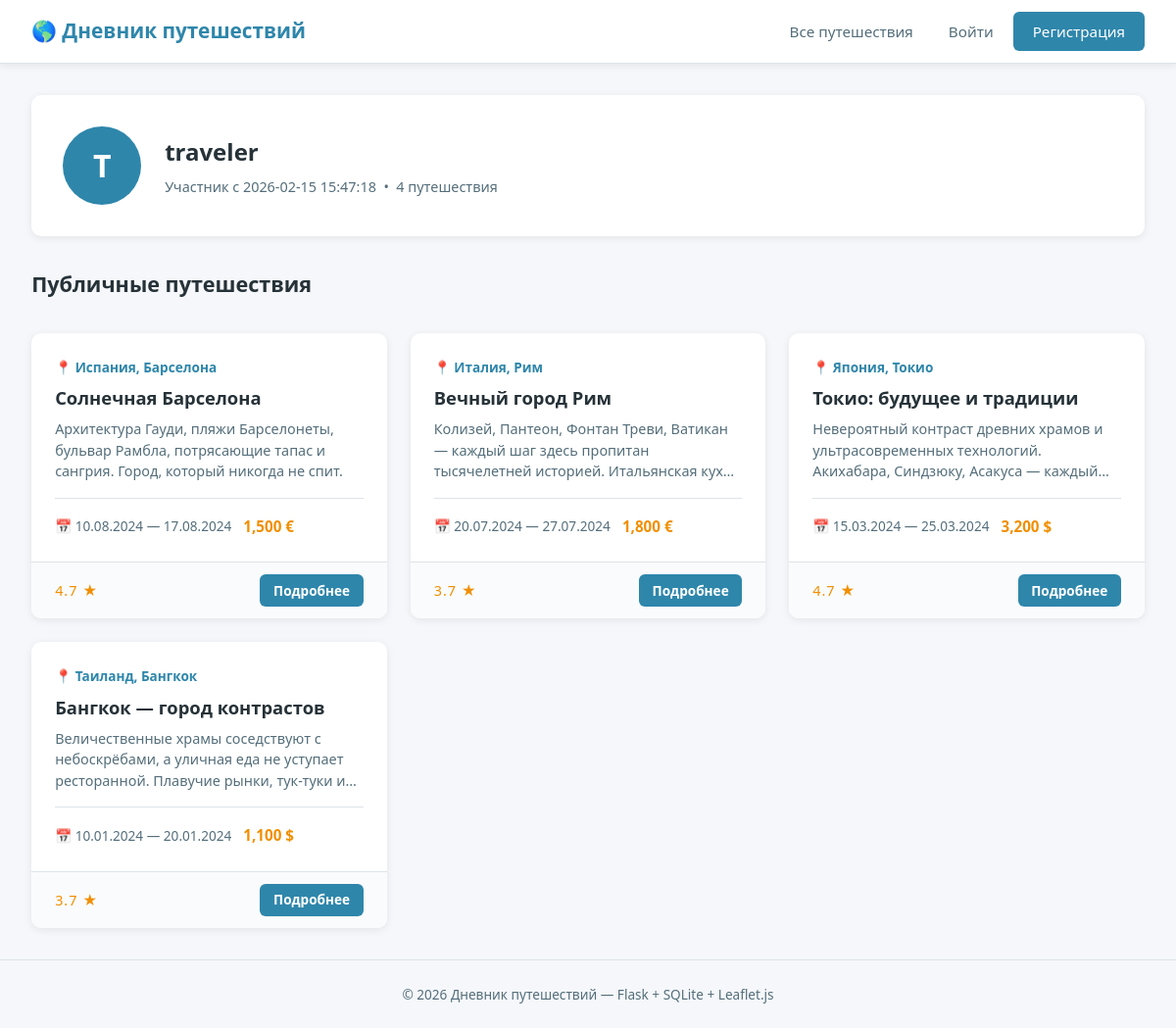
The app's page /user/traveler with its own data.
### tables this page shows
CREATE TABLE users (
            id INTEGER PRIMARY KEY AUTOINCREMENT,
            username TEXT NOT NULL UNIQUE,
            email TEXT NOT NULL UNIQUE,
            password_hash TEXT NOT NULL,
            created_at TIMESTAMP DEFAULT CURRENT_TIMESTAMP
        );

CREATE TABLE trips (
            id INTEGER PRIMARY KEY AUTOINCREMENT,
            user_id INTEGER NOT NULL,
            title TEXT NOT NULL,
            description TEXT,
            country TEXT NOT NULL,
            city TEXT NOT NULL,
            latitude REAL,
            longitude REAL,
            date_start DATE,
            date_end DATE,
            total_cost REAL,
            currency TEXT DEFAULT 'RUB',
            rating_convenience INTEGER DEFAULT 0,
            rating_safety INTEGER DEFAULT 0,
            rating_nature INTEGER DEFAULT 0,
            visibility TEXT DEFAULT 'public',
            created_at TIMESTAMP DEFAULT CURRENT_TIMESTAMP,
            FOREIGN KEY (user_id) REFERENCES users(id)
        );

### app.py (the view)
@app.route('/user/<username>')
def user_profile(username):
    db = get_db()
    user = db.execute(
        'SELECT * FROM users WHERE username = ?', (username,)
    ).fetchone()
    if not user:
        abort(404)
    trips = db.execute(
        '''SELECT * FROM trips
           WHERE user_id = ? AND visibility = 'public'
           ORDER BY date_start DESC''',
        (user['id'],)
    ).fetchall()
    return render_template('profile.html', profile_user=user, trips=trips)

### app.py (called while the page is built)
def get_db():
    if 'db' not in g:
        g.db = sqlite3.connect(app.config['DATABASE'])
        g.db.row_factory = sqlite3.Row
        g.db.execute('PRAGMA foreign_keys = ON')
    return g.db

@app.template_filter('currency_symbol')
def currency_symbol_filter(currency_code):
    return CURRENCY_SYMBOLS.get(currency_code, currency_code)

@app.template_filter('format_date')
def format_date_filter(date_str):
    if not date_str:
        return ''
    try:
        dt = datetime.strptime(str(date_str), '%Y-%m-%d')
        return dt.strftime('%d.%m.%Y')
    except (ValueError, TypeError):
        return str(date_str)

@app.template_filter('avg_rating')
def avg_rating_filter(trip):
    ratings = [
        trip['rating_convenience'] or 0,
        trip['rating_safety'] or 0,
        trip['rating_nature'] or 0,
    ]
    valid = [r for r in ratings if r > 0]
    if not valid:
        return 0
    return round(sum(valid) / len(valid), 1)

### templates/profile.html (shortened to what this page needs)
{% extends "base.html" %}
{% block content %}
<div class="profile-header">
    <div class="profile-avatar">
        {{ profile_user.username[0]|upper }}
    </div>
    <div class="profile-info">
        <h1>{{ profile_user.username }}</h1>
        <p>
            Участник с {{ profile_user.created_at|format_date if profile_user.created_at else 'недавних пор' }}
            &nbsp;&bull;&nbsp;
            {{ trips|length }}
            {% set count = trips|length %}
            {% if count == 1 %}путешествие
            {% elif count >= 2 and count <= 4 %}путешествия
            {% else %}путешествий
            {% endif %}
        </p>
    </div>
</div>
{% if trips %}
    <div class="page-header">
        <h1 style="font-size:1.35rem;">Публичные путешествия</h1>
    </div>
    <div class="trips-grid">
        {% for trip in trips %}
            <div class="trip-card">
                <div class="trip-card-body">
                    <div class="trip-card-location">
                        &#128205; {{ trip.country }}, {{ trip.city }}
                    </div>
                    <div class="trip-card-title">
                        <a href="{{ url_for('trip_detail', trip_id=trip.id) }}">
                            {{ trip.title }}
                        </a>
                    </div>
                    <div class="trip-card-desc">
                        {{ trip.description }}
                    </div>
                    <div class="trip-card-meta">
                        {% if trip.date_start %}
                            <span>&#128197; {{ trip.date_start|format_date }}
                                {% if trip.date_end %}&mdash; {{ trip.date_end|format_date }}{% endif %}
                            </span>
                        {% endif %}
                        {% if trip.total_cost %}
                            <span class="trip-card-cost">
                                {{ '{:,.0f}'.format(trip.total_cost) }} {{ trip.currency|currency_symbol }}
                            </span>
                        {% endif %}
                    </div>
                </div>
                <div class="trip-card-footer">
                    <span class="trip-card-ratings" style="color:var(--accent);">
                        {% if trip.rating_convenience or trip.rating_safety or trip.rating_nature %}
                            {{ trip|avg_rating }} &#9733;
                        {% endif %}
                    </span>
                    <a href="{{ url_for('trip_detail', trip_id=trip.id) }}" class="btn btn-primary btn-sm">
                        Подробнее
                    </a>
                </div>
            </div>
        {% endfor %}
    </div>
{% else %}
    <div class="empty-state">
        <h3>Пользователь пока не поделился путешествиями</h3>
        <p>Загляните сюда позже!</p>
    </div>
{% endif %}
{% endblock %}

### templates/base.html (shortened to what this page needs)
<!DOCTYPE html>
<html lang="ru">
<head>
    <link rel="stylesheet" href="{{ url_for('static', filename='style.css') }}">
</head>
<body>
    <nav class="navbar">
        <div class="navbar-inner">
            <a href="{{ url_for('index') }}" class="navbar-brand">
                &#127758; Дневник путешествий
            </a>
            <ul class="navbar-nav">
                <li><a href="{{ url_for('index') }}"
                       {% if request.endpoint == 'index' %}class="active"{% endif %}>
                    Все путешествия
                </a></li>
                {% if current_user.is_authenticated %}
                    <li><a href="{{ url_for('my_trips') }}"
                           {% if request.endpoint == 'my_trips' %}class="active"{% endif %}>
                        Мои записи
                    </a></li>
                    <li><a href="{{ url_for('trip_new') }}"
                           {% if request.endpoint == 'trip_new' %}class="active"{% endif %}>
                        Новая запись
                    </a></li>
                    <li><a href="{{ url_for('user_profile', username=current_user.username) }}">
                        {{ current_user.username }}
                    </a></li>
                    <li><a href="{{ url_for('logout') }}">Выйти</a></li>
                {% else %}
                    <li><a href="{{ url_for('login') }}"
                           {% if request.endpoint == 'login' %}class="active"{% endif %}>
                        Войти
                    </a></li>
                    <li><a href="{{ url_for('register') }}" class="btn-nav">
                        Регистрация
                    </a></li>
                {% endif %}
            </ul>
        </div>
    </nav>
    <main class="container">
        {% block content %}{% endblock %}
    </main>
    <footer class="footer">
        &copy; {{ now().year if now is defined else '2026' }} Дневник путешествий &mdash; Flask + SQLite + Leaflet.js
    </footer>
</body>
</html>

### records on screen
users: username "T", username "traveler", created_at "2026-02-15 15:47:18"
trips: country "Испания", city "Барселона", title "Солнечная Барселона", description "Архитектура Гауди, пляжи Барселонеты, бульвар Рамбла, потрясающие тапас и сангрия. Город, который никогда не спит.", date_start "10.08.2024", date_end "17.08.2024", total_cost "1,500", currency "€", trip "4.7"
trips: country "Италия", city "Рим", title "Вечный город Рим", description "Колизей, Пантеон, Фонтан Треви, Ватикан — каждый шаг здесь пропитан тысячелетней историей. Итальянская…", date_start "20.07.2024", date_end "27.07.2024", total_cost "1,800", currency "€", trip "3.7"
trips: country "Япония", city "Токио", title "Токио: будущее и традиции", description "Невероятный контраст древних храмов и ультрасовременных технологий. Акихабара, Синдзюку, Асакуса —…", date_start "15.03.2024", date_end "25.03.2024", total_cost "3,200", currency "$", trip "4.7"
trips: country "Таиланд", city "Бангкок", title "Бангкок — город контрастов", description "Величественные храмы соседствуют с небоскрёбами, а уличная еда не уступает ресторанной. Плавучие рынки, тук-туки…", date_start "10.01.2024", date_end "20.01.2024", total_cost "1,100", currency "$", trip "3.7"

### other values on screen
{{ trips|length }} "4"
